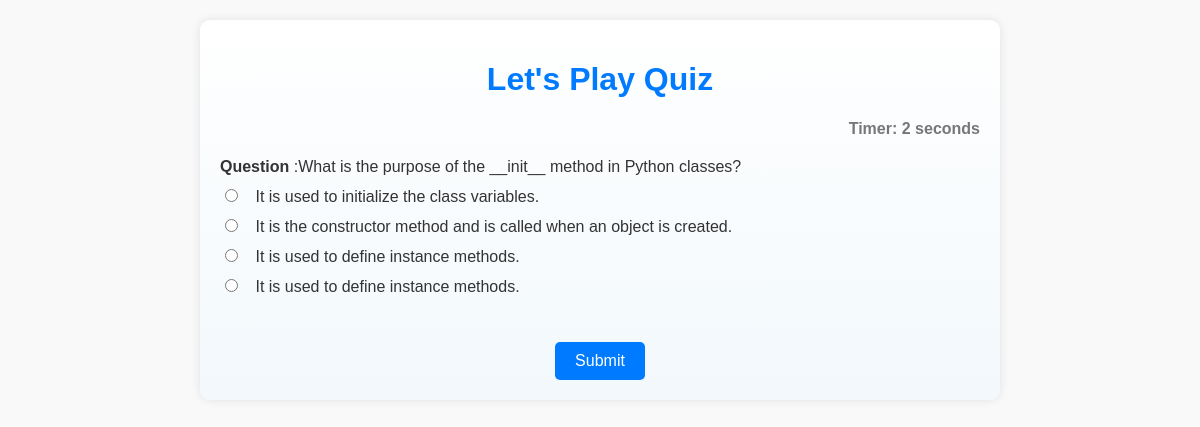
The app's page /quiz/ with its own data.
### myapp/models.py (models this page shows, shortened)
class QuesModel(models.Model):
    question = models.CharField(max_length=200,null=True)
    op1 = models.CharField(max_length=200,null=True)
    op2 = models.CharField(max_length=200,null=True)
    op3 = models.CharField(max_length=200,null=True)
    op4 = models.CharField(max_length=200,null=True)
    ans = models.CharField(max_length=200,null=True)

### myapp/views.py (the view)
# urls.py: path('quiz/',views.quiz_home,name='quiz_home'),
def quiz_home(request):
    if request.method == 'POST':
        print(request.POST)
        questions=QuesModel.objects.all()
        score=0
        wrong=0
        correct=0
        total=0
        for q in questions:
            total+=1
            if q.ans ==  request.POST.get(q.question):
                score+=10
                correct+=1
            else:
                wrong+=1
        percent = score/(total*10) *100
        context = {
            'score':score,
            'time': request.POST.get('timer'),
            'correct':correct,
            'wrong':wrong,
            'percent':percent,
            'total':total
        }
        return render(request,'result.html',context)
    else:
        questions=QuesModel.objects.all()
        context = {
            'questions':questions
        }
        return render(request,'quiz_home.html',context)

### myapp/templates/quiz_home.html (shortened to what this page needs)
<!DOCTYPE html>
<html lang="en">
<head>
</head>
<body>
    <div class="container">
        <h1>Let's Play Quiz</h1>
        <div id="displaytimer"><b>Timer: 0 seconds</b></div>
        <form method='post' action=''>
            {% for q in questions %}
            <div class="form-group">
                <label for="question"> <strong>Question</strong> :{{ q.question }}</label>
            </div>
            <div class="form-check">
                <input class="form-check-input" type="radio" name="{{ q.question }}" id="gridRadios1" value="Op1" required>
                <label class="form-check-label" for="gridRadios1">
                    {{ q.op1 }}
                </label>
            </div>
            <div class="form-check">
                <input class="form-check-input" type="radio" name="{{ q.question }}" id="gridRadios2" value="Op2" required>
                <label class="form-check-label" for="gridRadios2">
                    {{ q.op2 }}
                </label>
            </div>
            <div class="form-check">
                <input class="form-check-input" type="radio" name="{{ q.question }}" id="gridRadios3" value="Op3" required>
                <label class="form-check-label" for="gridRadios3">
                    {{ q.op3 }}
                </label>
            </div>
            <div class="form-check">
                <input class="form-check-input" type="radio" name="{{ q.question }}" id="gridRadios4" value="Op4" required>
                <label class="form-check-label" for="gridRadios4">
                    {{ q.op4 }}
                </label>
            </div>
            <br>
            {% endfor %}
            <br>
            <button type="submit" class="btn btn-primary">Submit</button>
        </form>
    </div>
</body>
</html>

### myapp/templates/quiz_home.html (style rules this page uses)
body { font-family: Arial, sans-serif; margin: 0 auto; max-width: 800px; padding: 20px; background-color: #f9f9f9; color: #333; }
.container { text-align: center; background: linear-gradient(to bottom, #ffffff 0%, #f2f8fc 100%); border-radius: 10px; box-shadow: 0 0 10px rgba(0, 0, 0, 0.1); padding: 20px; }
.form-group { text-align: left; margin-bottom: 10px; }
.form-check { text-align: left; margin-bottom: 10px; }
.form-check-label { margin-left: 10px; }
#displaytimer { text-align: right; margin-bottom: 20px; color: #777; }
h1 { color: #007bff; }
.btn-primary { background-color: #007bff; border: none; padding: 10px 20px; border-radius: 5px; color: #fff; cursor: pointer; font-size: 16px; transition: background-color 0.3s; }

### records on screen
QuesModel: question "What is the purpose of the __init__ method in Python classes?", op1 "It is used to initialize the class variables.", op2 "It is the constructor method and is called when an object is created.", op3 "It is used to define instance methods.", op4 "It is used to define instance methods."
